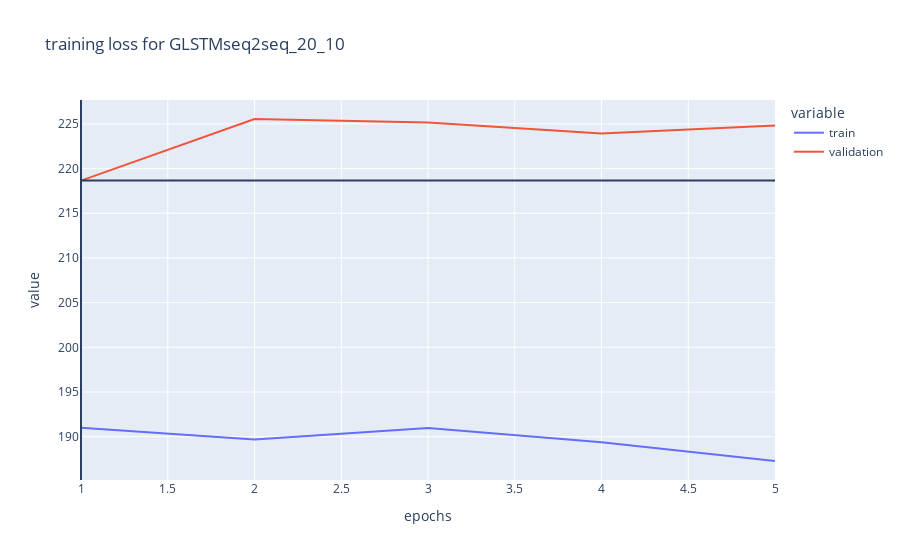

Notebook source saved alongside this figure:
### Code cell
plot(model,
     config,
     loss_training, 
     loss_validation, 
     f"GLSTMseq2seq_{past_step}_{future_step}", 
     show = True)

### Figure 1 — Plotly figure (JSON) as saved in the notebook; plotly's stock layout.template omitted (floating-point values rounded to 4 significant figures)
{"data": [{"hovertemplate": "variable=train<br>epochs=%{x}<br>value=%{y}<extra></extra>", "legendgroup": "train", "line": {"color": "#636efa", "dash": "solid"}, "marker": {"symbol": "circle"}, "mode": "lines", "name": "train", "orientation": "v", "showlegend": true, "type": "scatter", "x": [1, 2, 3, 4, 5], "xaxis": "x", "y": [191.0, 189.7, 191.0, 189.4, 187.3], "yaxis": "y"}, {"hovertemplate": "variable=validation<br>epochs=%{x}<br>value=%{y}<extra></extra>", "legendgroup": "validation", "line": {"color": "#EF553B", "dash": "solid"}, "marker": {"symbol": "circle"}, "mode": "lines", "name": "validation", "orientation": "v", "showlegend": true, "type": "scatter", "x": [1, 2, 3, 4, 5], "xaxis": "x", "y": [218.7, 225.5, 225.2, 223.9, 224.8], "yaxis": "y"}], "layout": {"autosize": true, "legend": {"title": {"text": "variable"}, "tracegroupgap": 0}, "shapes": [{"type": "line", "x0": 1, "x1": 1, "xref": "x", "y0": 0, "y1": 1, "yref": "y domain"}, {"type": "line", "x0": 0, "x1": 1, "xref": "x domain", "y0": 218.7, "y1": 218.7, "yref": "y"}], "title": {"text": "training loss for GLSTMseq2seq_20_10"}, "xaxis": {"anchor": "y", "autorange": true, "domain": [0, 1], "range": [0.9957, 5], "title": {"text": "epochs"}, "type": "linear"}, "yaxis": {"anchor": "x", "autorange": true, "domain": [0, 1], "range": [185.2, 227.7], "title": {"text": "value"}, "type": "linear"}}}
